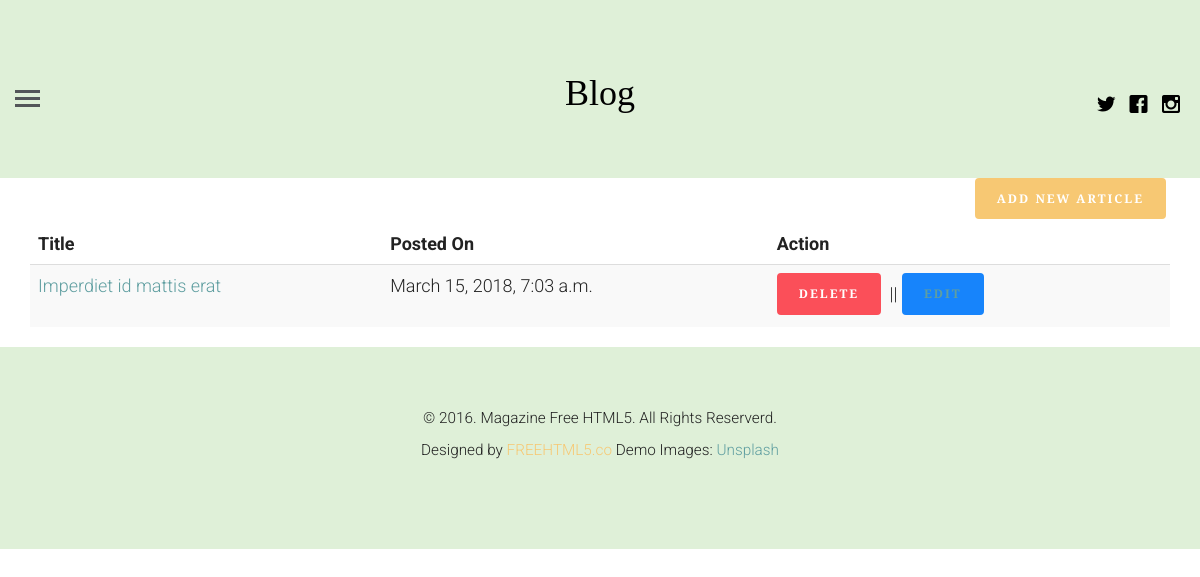
The page /profile (signed in) on the database as committed earlier.
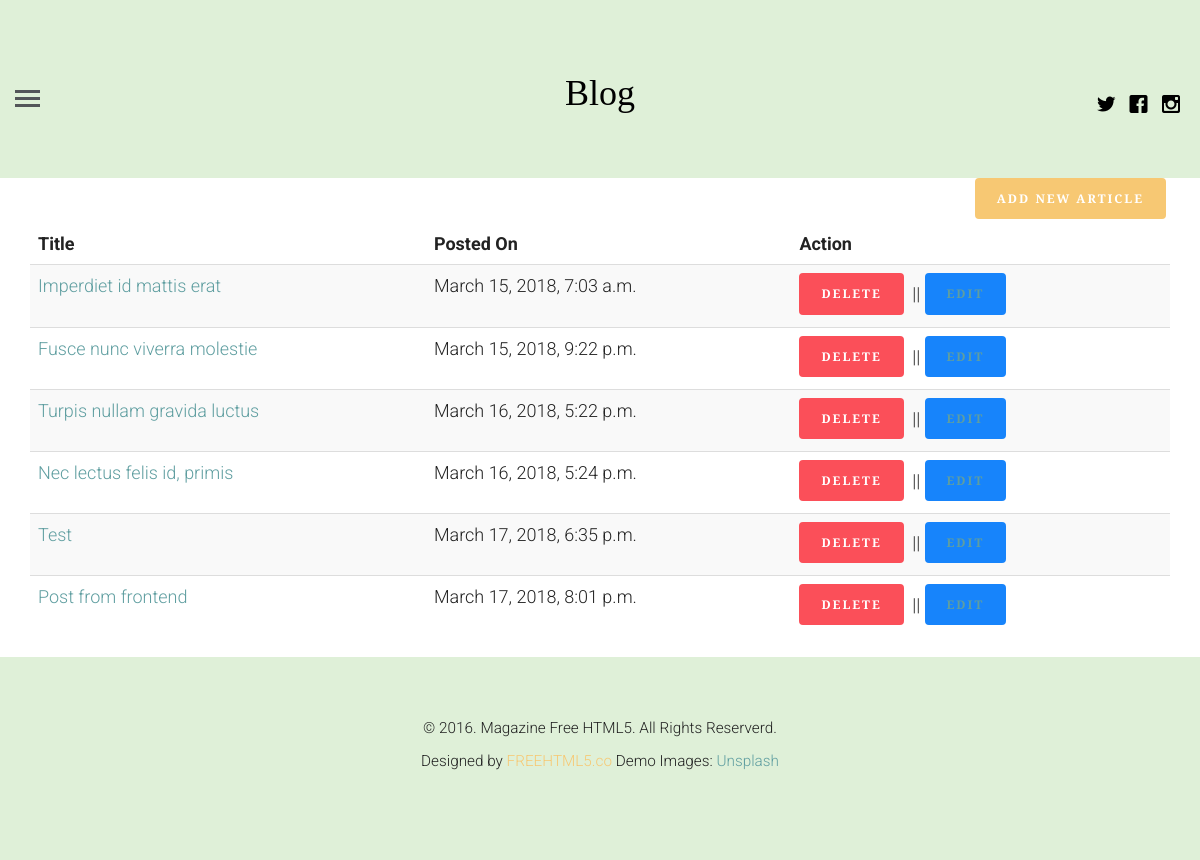
The same page on the database as committed later.
### blogapp/models.py (models this page shows, shortened)
class article(models.Model):
    article_author = models.ForeignKey(author, on_delete=models.CASCADE)
    title = models.CharField(max_length=200)
    body = models.TextField()
    image = models.FileField()
    category = models.ForeignKey(category, on_delete=models.CASCADE)
    posted_on = models.DateTimeField(auto_now=False,auto_now_add=True)
    updated_on = models.DateTimeField(auto_now=True, auto_now_add=False)

### blogapp/views.py (the view, shortened to what this page needs)
# urls.py: path('profile', views.getProfile, name="profile"),
def getProfile(request):
    if request.user.is_authenticated:
        user = get_object_or_404(User, id=request.user.id)
        author_profile = author.objects.filter(name=user.id)
        if author_profile:
            authorUser = get_object_or_404(author, name=request.user.id)
            post = article.objects.filter(article_author=authorUser.id)
            return render(request, 'logged_in_profile.html', {"post": post, "user": user})
    else:
        return redirect('blog:login')

### templates/logged_in_profile.html (shortened to what this page needs)
{% extends 'base.html' %}
{% block content %}
<div class="container">
    <a href="{% url 'create' %}" class="btn btn-primary pull pull-right">Add New Article</a>
    <table class="table table-striped">
        <thead>
            <tr>
                <td><b>Title</b></td>
                <td><b>Posted On</b></td>
                <td><b>Action</b></td>
            </tr>
        </thead>
        <tbody>
            {% for p in post%}
                <tr>
                    <td><a href="{% url 'single_post' id=p.id %}" target="_blank">{{p.title}}</a></td>
                    <td>{{p.posted_on}}</td>
                    <td><a href="{% url 'delete' pid=p.id %}" class="btn btn-danger" onclick="return confirm('Confirm delete post!')">Delete</a> || <a href="{% url 'update' pid=p.id %}" class="btn btn-info">Edit</a></td>
                </tr>
            {% endfor %}
        </tbody>
    </table>
</div>
{% endblock %}

Rows that differ between the two databases and show on the page:
added article: title "Fusce nunc viverra molestie", posted_on "March 15, 2018, 9:22 p.m."
added article: title "Turpis nullam gravida luctus", posted_on "March 16, 2018, 5:22 p.m."
added article: title "Nec lectus felis id, primis", posted_on "March 16, 2018, 5:24 p.m."
added article: title "Test", posted_on "March 17, 2018, 6:35 p.m."
added article: title "Post from frontend", posted_on "March 17, 2018, 8:01 p.m."
